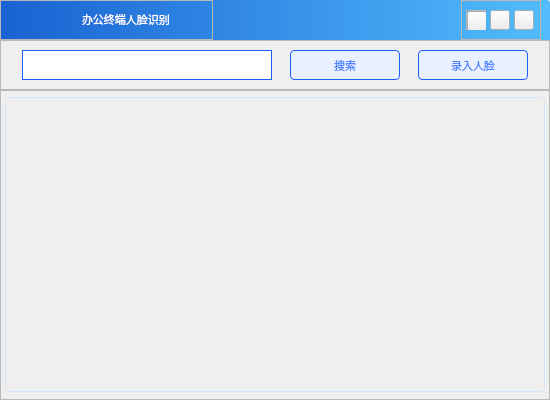
<?xml version="1.0" encoding="UTF-8"?>
<ui version="4.0">
 <class>faceManageWidget</class>
 <widget class="QWidget" name="faceManageWidget">
  <property name="geometry">
   <rect>
    <x>0</x>
    <y>0</y>
    <width>550</width>
    <height>400</height>
   </rect>
  </property>
  <property name="windowTitle">
   <string>Form</string>
  </property>
  <layout class="QGridLayout" name="gridLayout">
   <property name="leftMargin">
    <number>0</number>
   </property>
   <property name="topMargin">
    <number>0</number>
   </property>
   <property name="rightMargin">
    <number>0</number>
   </property>
   <property name="bottomMargin">
    <number>0</number>
   </property>
   <property name="spacing">
    <number>0</number>
   </property>
   <item row="0" column="0">
    <widget class="QWidget" name="widget" native="true">
     <property name="styleSheet">
      <string notr="true">QWidget#widget{
border-image: url(:/images/images/passBg2.png);
}</string>
     </property>
     <layout class="QVBoxLayout" name="verticalLayout">
      <property name="spacing">
       <number>0</number>
      </property>
      <property name="leftMargin">
       <number>0</number>
      </property>
      <property name="topMargin">
       <number>0</number>
      </property>
      <property name="rightMargin">
       <number>0</number>
      </property>
      <property name="bottomMargin">
       <number>0</number>
      </property>
      <item>
       <widget class="QFrame" name="frame_title">
        <property name="minimumSize">
         <size>
          <width>550</width>
          <height>40</height>
         </size>
        </property>
        <property name="maximumSize">
         <size>
          <width>550</width>
          <height>40</height>
         </size>
        </property>
        <property name="styleSheet">
         <string notr="true">QFrame#frame_title
{
	border-top-left-radius:3px;
	border-top-right-radius:3px;
	background-color:qlineargradient(x1:0,y1:0,x2:1,y2:0,stop:0 rgba(0,83,207,0.9),stop:1 rgba(66,183,255,0.9));
}</string>
        </property>
        <property name="frameShape">
         <enum>QFrame::StyledPanel</enum>
        </property>
        <property name="frameShadow">
         <enum>QFrame::Raised</enum>
        </property>
        <layout class="QHBoxLayout" name="horizontalLayout_title">
         <property name="leftMargin">
          <number>0</number>
         </property>
         <property name="topMargin">
          <number>0</number>
         </property>
         <property name="bottomMargin">
          <number>0</number>
         </property>
         <item>
          <widget class="QFrame" name="frame_left">
           <property name="minimumSize">
            <size>
             <width>213</width>
             <height>40</height>
            </size>
           </property>
           <property name="maximumSize">
            <size>
             <width>213</width>
             <height>40</height>
            </size>
           </property>
           <property name="frameShape">
            <enum>QFrame::StyledPanel</enum>
           </property>
           <property name="frameShadow">
            <enum>QFrame::Raised</enum>
           </property>
           <layout class="QHBoxLayout" name="horizontalLayout_left">
            <property name="spacing">
             <number>3</number>
            </property>
            <property name="leftMargin">
             <number>3</number>
            </property>
            <property name="topMargin">
             <number>0</number>
            </property>
            <property name="rightMargin">
             <number>0</number>
            </property>
            <property name="bottomMargin">
             <number>0</number>
            </property>
            <item>
             <widget class="QLabel" name="label_logo">
              <property name="minimumSize">
               <size>
                <width>75</width>
                <height>25</height>
               </size>
              </property>
              <property name="maximumSize">
               <size>
                <width>75</width>
                <height>25</height>
               </size>
              </property>
              <property name="styleSheet">
               <string notr="true">border-image: url(:/images/images/logo1.png);</string>
              </property>
              <property name="text">
               <string/>
              </property>
             </widget>
            </item>
            <item>
             <widget class="QLabel" name="label_title">
              <property name="minimumSize">
               <size>
                <width>130</width>
                <height>25</height>
               </size>
              </property>
              <property name="maximumSize">
               <size>
                <width>130</width>
                <height>25</height>
               </size>
              </property>
              <property name="font">
               <font>
                <family>微软雅黑</family>
                <pointsize>8</pointsize>
                <weight>50</weight>
                <bold>false</bold>
               </font>
              </property>
              <property name="styleSheet">
               <string notr="true">color: rgb(255, 255, 255);</string>
              </property>
              <property name="text">
               <string>办公终端人脸识别</string>
              </property>
             </widget>
            </item>
           </layout>
          </widget>
         </item>
         <item>
          <spacer name="horizontalSpacer">
           <property name="orientation">
            <enum>Qt::Horizontal</enum>
           </property>
           <property name="sizeHint" stdset="0">
            <size>
             <width>58</width>
             <height>20</height>
            </size>
           </property>
          </spacer>
         </item>
         <item>
          <widget class="QFrame" name="frame_right">
           <property name="minimumSize">
            <size>
             <width>80</width>
             <height>40</height>
            </size>
           </property>
           <property name="maximumSize">
            <size>
             <width>80</width>
             <height>40</height>
            </size>
           </property>
           <property name="styleSheet">
            <string notr="true">border-image: url(:/images/images/topHang.png);</string>
           </property>
           <property name="frameShape">
            <enum>QFrame::StyledPanel</enum>
           </property>
           <property name="frameShadow">
            <enum>QFrame::Raised</enum>
           </property>
           <layout class="QHBoxLayout" name="horizontalLayout_right">
            <property name="spacing">
             <number>0</number>
            </property>
            <property name="leftMargin">
             <number>0</number>
            </property>
            <property name="topMargin">
             <number>0</number>
            </property>
            <property name="rightMargin">
             <number>0</number>
            </property>
            <property name="bottomMargin">
             <number>0</number>
            </property>
            <item>
             <widget class="QFrame" name="frame_return">
              <property name="minimumSize">
               <size>
                <width>20</width>
                <height>20</height>
               </size>
              </property>
              <property name="maximumSize">
               <size>
                <width>20</width>
                <height>20</height>
               </size>
              </property>
              <property name="frameShape">
               <enum>QFrame::StyledPanel</enum>
              </property>
              <property name="frameShadow">
               <enum>QFrame::Raised</enum>
              </property>
              <layout class="QHBoxLayout" name="horizontalLayout_4">
               <property name="spacing">
                <number>0</number>
               </property>
               <property name="leftMargin">
                <number>0</number>
               </property>
               <property name="topMargin">
                <number>0</number>
               </property>
               <property name="rightMargin">
                <number>0</number>
               </property>
               <property name="bottomMargin">
                <number>0</number>
               </property>
               <item>
                <widget class="QPushButton" name="btn_return">
                 <property name="minimumSize">
                  <size>
                   <width>20</width>
                   <height>20</height>
                  </size>
                 </property>
                 <property name="maximumSize">
                  <size>
                   <width>20</width>
                   <height>20</height>
                  </size>
                 </property>
                 <property name="styleSheet">
                  <string notr="true">QPushButton#btn_return
{
	border-image: url(:/images/images/return2.png);
}
QPushButton:hover{background-color:rgba(255,255,255,0.5);}
QPushButton:pressed{background-color:rgba(100,100,100,1);}</string>
                 </property>
                 <property name="text">
                  <string/>
                 </property>
                </widget>
               </item>
              </layout>
             </widget>
            </item>
            <item>
             <widget class="QPushButton" name="btn_min">
              <property name="minimumSize">
               <size>
                <width>20</width>
                <height>20</height>
               </size>
              </property>
              <property name="maximumSize">
               <size>
                <width>20</width>
                <height>20</height>
               </size>
              </property>
              <property name="styleSheet">
               <string notr="true">QPushButton#btn_min
{
	border-image: url(:/images/images/min.png);
}
QPushButton:hover{background-color:rgba(255,255,255,0.5);}
QPushButton:pressed{background-color:rgba(100,100,100,1);}</string>
              </property>
              <property name="text">
               <string/>
              </property>
             </widget>
            </item>
            <item>
             <widget class="QPushButton" name="btn_close">
              <property name="minimumSize">
               <size>
                <width>20</width>
                <height>20</height>
               </size>
              </property>
              <property name="maximumSize">
               <size>
                <width>20</width>
                <height>20</height>
               </size>
              </property>
              <property name="styleSheet">
               <string notr="true">QPushButton#btn_close
{
	border-image: url(:/images/images/close.png);
}
QPushButton:hover{background-color:rgba(255,255,255,0.5);}
QPushButton:pressed{background-color:rgba(100,100,100,1);}</string>
              </property>
              <property name="text">
               <string/>
              </property>
             </widget>
            </item>
           </layout>
          </widget>
         </item>
        </layout>
       </widget>
      </item>
      <item>
       <widget class="QFrame" name="frame">
        <property name="minimumSize">
         <size>
          <width>550</width>
          <height>50</height>
         </size>
        </property>
        <property name="maximumSize">
         <size>
          <width>550</width>
          <height>50</height>
         </size>
        </property>
        <property name="frameShape">
         <enum>QFrame::StyledPanel</enum>
        </property>
        <property name="frameShadow">
         <enum>QFrame::Raised</enum>
        </property>
        <layout class="QHBoxLayout" name="horizontalLayout">
         <property name="topMargin">
          <number>9</number>
         </property>
         <property name="bottomMargin">
          <number>9</number>
         </property>
         <item>
          <widget class="QLineEdit" name="lineEdit">
           <property name="minimumSize">
            <size>
             <width>250</width>
             <height>30</height>
            </size>
           </property>
           <property name="maximumSize">
            <size>
             <width>250</width>
             <height>30</height>
            </size>
           </property>
           <property name="styleSheet">
            <string notr="true">border: 1px solid rgb(28, 95, 245);</string>
           </property>
          </widget>
         </item>
         <item>
          <widget class="QPushButton" name="btn_search">
           <property name="minimumSize">
            <size>
             <width>110</width>
             <height>30</height>
            </size>
           </property>
           <property name="maximumSize">
            <size>
             <width>110</width>
             <height>30</height>
            </size>
           </property>
           <property name="font">
            <font>
             <family>微软雅黑</family>
             <pointsize>8</pointsize>
            </font>
           </property>
           <property name="styleSheet">
            <string notr="true">QPushButton#btn_search{
	color: rgb(75, 131, 255);
	background-color: rgb(233, 240, 255);
	border: 1px solid rgb(28, 95, 245);
	border-radius: 4px;
}

QPushButton#btn_search:hover{
	color: rgb(255, 255, 255);
	background-color: rgb(28, 95, 245);
}

QPushButton#btn_search:pressed{
	color: rgb(255, 255, 255);
	background-color: rgb(28, 95, 245);
}</string>
           </property>
           <property name="text">
            <string>搜索</string>
           </property>
          </widget>
         </item>
         <item>
          <widget class="QPushButton" name="btn_face">
           <property name="minimumSize">
            <size>
             <width>110</width>
             <height>30</height>
            </size>
           </property>
           <property name="maximumSize">
            <size>
             <width>110</width>
             <height>30</height>
            </size>
           </property>
           <property name="font">
            <font>
             <family>微软雅黑</family>
             <pointsize>8</pointsize>
            </font>
           </property>
           <property name="styleSheet">
            <string notr="true">QPushButton#btn_face{
	color: rgb(75, 131, 255);
	background-color: rgb(233, 240, 255);
	border: 1px solid rgb(28, 95, 245);
	border-radius: 4px;
}

QPushButton#btn_face:hover{
	color: rgb(255, 255, 255);
	background-color: rgb(28, 95, 245);
}

QPushButton#btn_face:pressed{
	color: rgb(255, 255, 255);
	background-color: rgb(28, 95, 245);
}</string>
           </property>
           <property name="text">
            <string>录入人脸</string>
           </property>
          </widget>
         </item>
        </layout>
       </widget>
      </item>
      <item>
       <widget class="QFrame" name="frame_2">
        <property name="minimumSize">
         <size>
          <width>550</width>
          <height>310</height>
         </size>
        </property>
        <property name="maximumSize">
         <size>
          <width>550</width>
          <height>310</height>
         </size>
        </property>
        <property name="frameShape">
         <enum>QFrame::StyledPanel</enum>
        </property>
        <property name="frameShadow">
         <enum>QFrame::Raised</enum>
        </property>
        <layout class="QGridLayout" name="gridLayout_2">
         <property name="leftMargin">
          <number>2</number>
         </property>
         <property name="topMargin">
          <number>5</number>
         </property>
         <property name="rightMargin">
          <number>2</number>
         </property>
         <property name="bottomMargin">
          <number>5</number>
         </property>
         <property name="spacing">
          <number>0</number>
         </property>
         <item row="0" column="0">
          <widget class="QScrollArea" name="scrollArea">
           <property name="minimumSize">
            <size>
             <width>540</width>
             <height>295</height>
            </size>
           </property>
           <property name="maximumSize">
            <size>
             <width>540</width>
             <height>295</height>
            </size>
           </property>
           <property name="styleSheet">
            <string notr="true">QScrollArea#scrollArea{
    border: 1px solid rgba(212, 229, 248, 1);
    background-color: rgb(255, 255, 255);
    border-radius: 4px;
}
QScrollArea#scrollArea QScrollBar:vertical {
    background: #f5f5f5;
    width: 10px;
    margin: 2px 0;
    border: none;
    border-radius: 5px;
}

QScrollArea#scrollArea QScrollBar::handle:vertical {
    background: #c5c5c5;
    min-height: 20px;
    border-radius: 5px;
}

QScrollArea#scrollArea QScrollBar::add-page:vertical,
QScrollArea#scrollArea QScrollBar::sub-page:vertical {
    background: #f5f5f5;
}</string>
           </property>
           <property name="widgetResizable">
            <bool>true</bool>
           </property>
           <widget class="QWidget" name="scrollAreaWidgetContents">
            <property name="geometry">
             <rect>
              <x>0</x>
              <y>0</y>
              <width>538</width>
              <height>293</height>
             </rect>
            </property>
            <property name="styleSheet">
             <string notr="true"/>
            </property>
           </widget>
          </widget>
         </item>
        </layout>
       </widget>
      </item>
     </layout>
    </widget>
   </item>
  </layout>
 </widget>
 <resources/>
 <connections/>
</ui>
